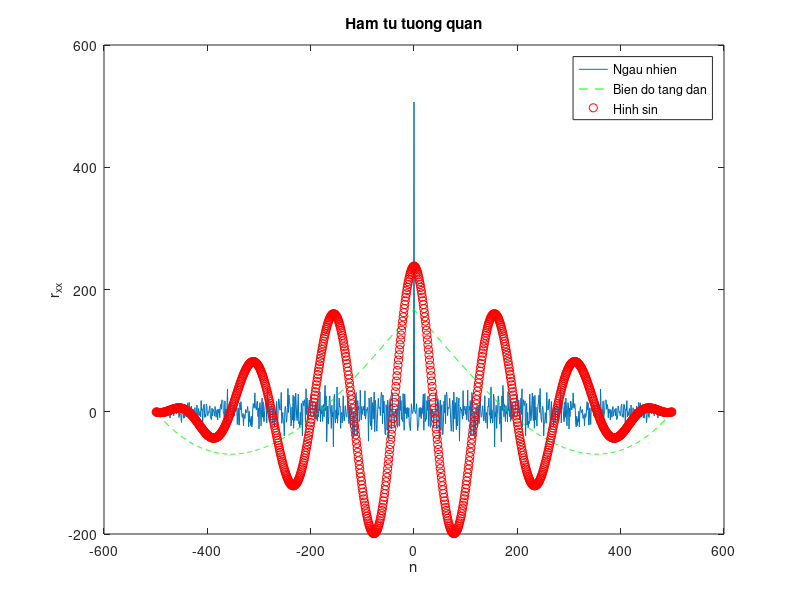

Write MATLAB code to recreate this figure.
L = 500;            % Chieu dai tin hieu
x = randn(1,L);     % Tao tin hieu ngau nhien
acorr_x = xcorr(x); % Tinh ham tu tuong quan
n = (-L+1):(L-1);   % Cac mau gia tri
plot(n,acorr_x);    % Ve do thi ham tu tuong quan tin hieu ngau nhien
title('Ham tu tuong quan');
xlabel('n');
ylabel('r_x_x');
hold on;
x = linspace(-1,1,L);   % Tao tin hieu co bien do tang dan
acorr_x = xcorr(x);     % Tinh ham tu tuong quan
plot(n,acorr_x,'g--');  % Ve do thi ham tu tuong quan tin hieu co bien do tang dan
x = sin(linspace(-10,10,L));    % Tao tin hieu hinh sin
acorr_x = xcorr(x);     % Tinh ham tu tuong quan
plot(n,acorr_x,'ro');   % Ve do thi ham tu tuong quan tin hieu hinh sin
legend('Ngau nhien','Bien do tang dan','Hinh sin')
hold off;
